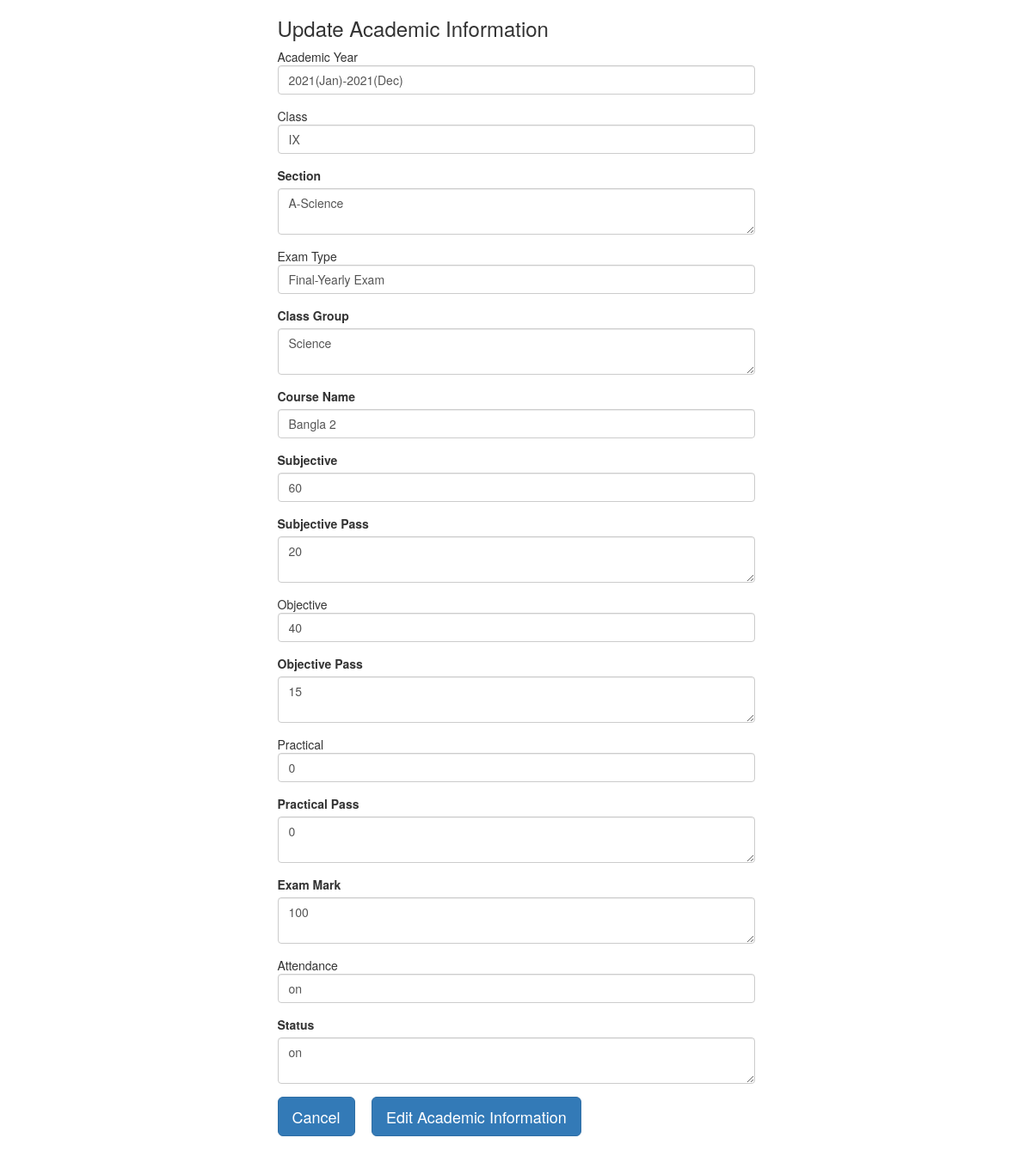
The page /index.php/register/exconedit/2 on the database its author committed.
### tables this page shows
CREATE TABLE `excon` (
  `exconid` int(11) NOT NULL,
  `ayear` varchar(50) NOT NULL,
  `aclass` varchar(50) NOT NULL,
  `asection` varchar(50) NOT NULL,
  `aexam` varchar(50) NOT NULL,
  `agroup` varchar(50) NOT NULL,
  `sname` varchar(50) NOT NULL,
  `subjective` int(11) NOT NULL,
  `subjective_pass` int(11) NOT NULL,
  `objective` int(11) NOT NULL,
  `objective_pass` int(11) NOT NULL,
  `practical` int(11) NOT NULL,
  `practical_pass` int(11) NOT NULL,
  `exmark` int(11) NOT NULL,
  `atten` varchar(50) NOT NULL,
  `status` varchar(50) NOT NULL
);

### application/controllers/Register.php (called while the page is built, shortened)
<?php
class Register extends CI_Controller
{
    public function __construct()
    {
        $this->load->model('register_model');
        $this->load->helper('url');
    }
    public function exconedit($id)
    {
        $arrData['excon_detail'] = $this->register_model->get_exconid_wise_excon_detail($id);
        $this->load->view('exconedit', $arrData);
    }
}

### index.php (called while the page is built, shortened)
<?php
require_once BASEPATH.'core/CodeIgniter.php';

### application/models/register_model.php (called while the page is built, shortened)
<?php
class Register_model extends CI_Model
{
    public function get_exconid_wise_excon_detail($id)
    {
        $this->db->select('*');
        $this->db->from('excon');
        $this->db->where('exconid', $id);
        $objQuery = $this->db->get();
        return $objQuery->result_array();
    }
}

### application/views/exconedit.php (the view, shortened to what this page needs)
<html>
<head>
    <link rel="stylesheet" href="https://maxcdn.bootstrapcdn.com/bootstrap/3.3.7/css/bootstrap.min.css">
</head>
<body>
    <div class="container">
        <div class="row">
            <div class="col-md-6">
                <form method="post" name="frmAcaEdit">
                    <div>
                        <h3>Update Academic Information</h3>
                    </div>
                    <div class="form-group">
                        <td>Academic Year</td>
                        <input type="text" name="txtayear" value="<?php echo $excon_detail[0]['ayear']; ?>" class="form-control">
                    </div>
                    <div class="form-group">
                        <td>Class</td>
                        <input type="text" name="txtaclass" value="<?php echo $excon_detail[0]['aclass']; ?>" class="form-control">
                    </div>
                    <div class="form-group">
                        <label for="">Section</label>
                        <textarea name="txtasection" class="form-control"><?php echo $excon_detail[0]['asection']; ?></textarea>
                    </div>
                    <div class="form-group">
                        <td>Exam Type</td>
                        <input type="text" name="txtaexam" value="<?php echo $excon_detail[0]['aexam']; ?>" class="form-control">
                    </div>
                    <div class="form-group">
                        <label for="">Class Group</label>
                        <textarea name="txtagroup" class="form-control"><?php echo $excon_detail[0]['agroup']; ?></textarea>
                    </div>
                    <div class="form-group">
                        <label for="">Course Name</label>
                        <input type="text" name="txtSname" value="<?php echo $excon_detail[0]['sname']; ?>" class="form-control">
                    </div>
                    <div class="form-group">
                        <label for="">Subjective</label>
                        <input type="text" name="txtSubjective" value="<?php echo $excon_detail[0]['subjective']; ?>" class="form-control">
                    </div>
                    <div class="form-group">
                        <label for="">Subjective Pass</label>
                        <textarea name="txtSubjectivePass" class="form-control"><?php echo $excon_detail[0]['subjective_pass']; ?></textarea>
                    </div>
                    <div class="form-group">
                        <td>Objective</td>
                        <input type="text" name="txtObjective" value="<?php echo $excon_detail[0]['objective']; ?>" class="form-control">
                    </div>
                    <div class="form-group">
                        <label for="">Objective Pass</label>
                        <textarea name="txtObjectivePass" class="form-control"><?php echo $excon_detail[0]['objective_pass']; ?></textarea>
                    </div>
                    <div class="form-group">
                        <td>Practical</td>
                        <input type="text" name="txtPractical" value="<?php echo $excon_detail[0]['practical']; ?>" class="form-control">
                    </div>
                    <div class="form-group">
                        <label for="">Practical Pass</label>
                        <textarea name="txtPracticalPass" class="form-control"><?php echo $excon_detail[0]['practical_pass']; ?></textarea>
                    </div>
                    <div class="form-group">
                        <label for="">Exam Mark</label>
                        <textarea name="txtexmark" class="form-control"><?php echo $excon_detail[0]['exmark']; ?></textarea>
                    </div>
                    <div class="form-group">
                        <td>Attendance</td>
                        <input type="text" name="txtatten" value="<?php echo $excon_detail[0]['atten']; ?>" class="form-control">
                    </div>
                    <div class="form-group">
                        <label for="">Status</label>
                        <textarea name="txtstatus" class="form-control"><?php echo $excon_detail[0]['status']; ?></textarea>
                    </div>
                    <div class="form-group">
                    <a href="./../../" class="btn btn-primary btn-lg">Cancel</a>  &nbsp; &nbsp;
                        <input type="submit" value="Edit Academic Information" name="btnExconEdit" class="btn btn-primary btn-lg">
                    </div>
                </form>
            </div>
        </div>
    </div>
</body>
</html>

### rows shown on the page
excon: txtayear "2021(Jan)-2021(Dec)", txtaclass "IX", txtasection "A-Science", txtaexam "Final-Yearly Exam", txtagroup "Science", txtSname "Bangla 2", txtSubjective "60", txtSubjectivePass "20", txtObjective "40", txtObjectivePass "15", txtPractical "0", txtPracticalPass "0", txtexmark "100", txtatten "on", txtstatus "on"
